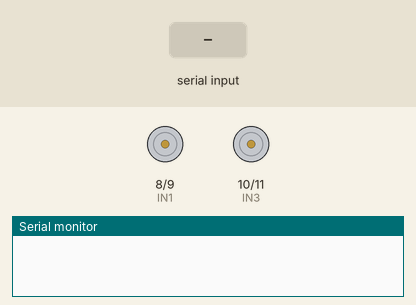
This sketch was run on a simulated Arduino Uno, built with avr-gcc and run on an emulated ATmega328P. Shown: motor-driver pin pairs drawn as motors (green arrow = first pin HIGH = forward, orange = second pin HIGH = backward, longer = more drive), the last lines printed to the serial monitor. Inputs (shaded band) come from the test bench.

Above: at 1.2 s.
1.3 s: "F" received over the second serial link
At 2.3 s:
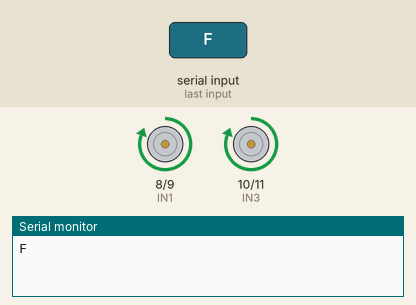
2.8 s: "B" received over the second serial link
At 3.5 s:
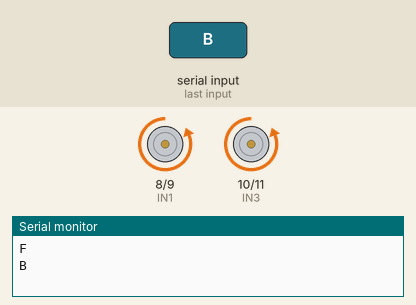
4.3 s: "L" received over the second serial link
At 4.6 s:
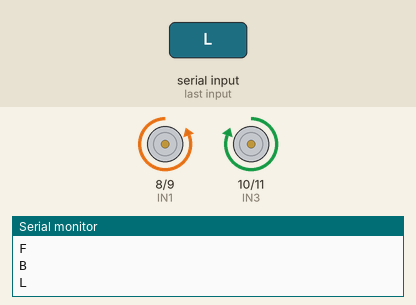
5.8 s: "R" received over the second serial link
At 7.0 s:
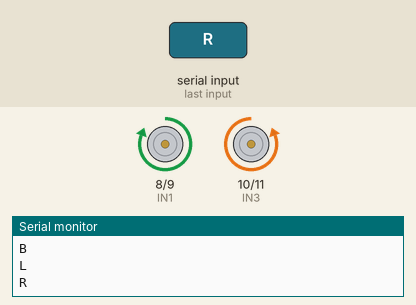
Timing chart, 0 to 8.3 s (numbered marks = the images above; inputs shaded):
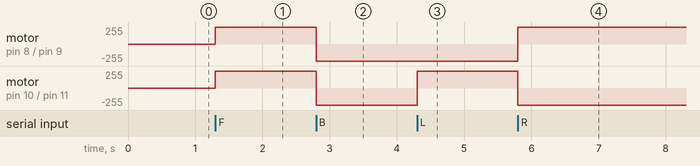

Measured:
- after the input at 1.3 s, motor on pin 8 (IN1) / pin 9 (IN2), motor on pin 10 (IN3) / pin 11 (IN4): stopped → forward 255/255 at once
- after the input at 2.8 s, motor on pin 8 (IN1) / pin 9 (IN2), motor on pin 10 (IN3) / pin 11 (IN4): forward 255/255 → backward 255/255 at once
- after the input at 4.3 s, motor on pin 10 (IN3) / pin 11 (IN4): backward 255/255 → forward 255/255 at once
- after the input at 5.8 s, motor on pin 8 (IN1) / pin 9 (IN2): backward 255/255 → forward 255/255 at once; motor on pin 10 (IN3) / pin 11 (IN4): forward 255/255 → backward 255/255 at once

The sketch:

Arduino_Voice_Control_Car.ino
```cpp
#include <SoftwareSerial.h>

SoftwareSerial BT(2, 3); // RX, TX for Bluetooth
int IN1 = 8, IN2 = 9, IN3 = 10, IN4 = 11; // Motor driver pins

void setup() {
    Serial.begin(9600);
    BT.begin(9600);
    pinMode(IN1, OUTPUT);
    pinMode(IN2, OUTPUT);
    pinMode(IN3, OUTPUT);
    pinMode(IN4, OUTPUT);
}

void loop() {
    if (BT.available()) {
        char command = BT.read();
        Serial.println(command);
        controlCar(command);
    }
}

void controlCar(char command) {
    switch (command) {
        case 'F': // Forward
            digitalWrite(IN1, HIGH);
            digitalWrite(IN2, LOW);
            digitalWrite(IN3, HIGH);
            digitalWrite(IN4, LOW);
            break;
        case 'B': // Backward
            digitalWrite(IN1, LOW);
            digitalWrite(IN2, HIGH);
            digitalWrite(IN3, LOW);
            digitalWrite(IN4, HIGH);
            break;
        case 'L': // Left
            digitalWrite(IN1, LOW);
            digitalWrite(IN2, HIGH);
            digitalWrite(IN3, HIGH);
            digitalWrite(IN4, LOW);
            break;
        case 'R': // Right
            digitalWrite(IN1, HIGH);
            digitalWrite(IN2, LOW);
            digitalWrite(IN3, LOW);
            digitalWrite(IN4, HIGH);
            break;
        case 'S': // Stop
            digitalWrite(IN1, LOW);
            digitalWrite(IN2, LOW);
            digitalWrite(IN3, LOW);
            digitalWrite(IN4, LOW);
            break;
    }
}
```
